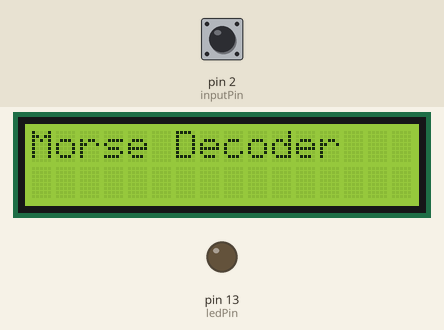
Recording of a sketch running on a simulated Arduino Uno, built with avr-gcc and run on an emulated ATmega328P. Shown: 16×2 character LCD, output pins drawn as LEDs (lit = HIGH). The test bench sets the inputs (shaded band); at power-on: pin 2 (inputPin) HIGH. What the sketch prints to the serial monitor is not drawn.

Above: at 0.1 s.
3.3 s: pin 2 (inputPin) pulled LOW for 0.15 s
At 4.7 s:
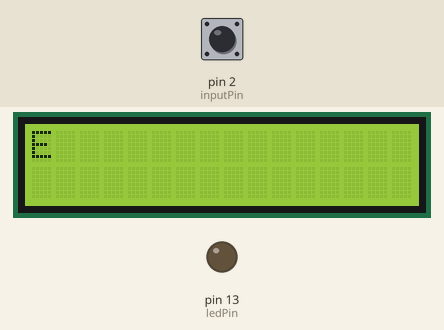
5.4 s: pin 2 (inputPin) pulled LOW for 1 s
At 7.6 s:
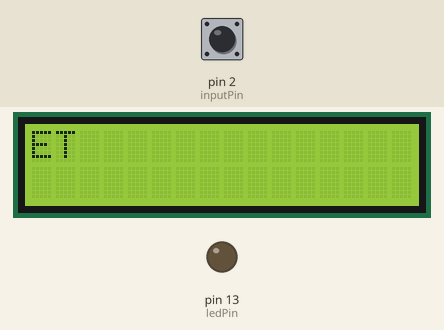
8.4 s: pin 2 (inputPin) pulled LOW for 0.15 s
At 9.9 s:
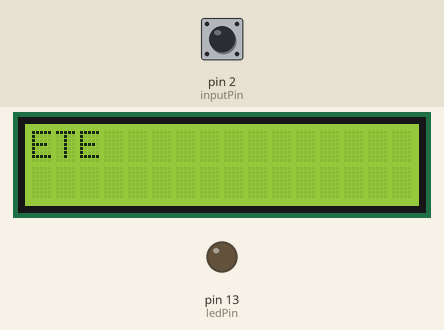
10.5 s: pin 2 (inputPin) pulled LOW for 0.15 s
At 11.5 s:
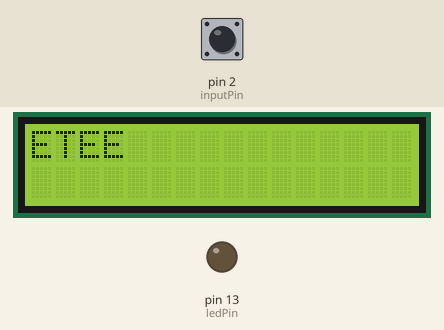
12.6 s: pin 2 (inputPin) pulled LOW for 1 s
At 14.4 s:
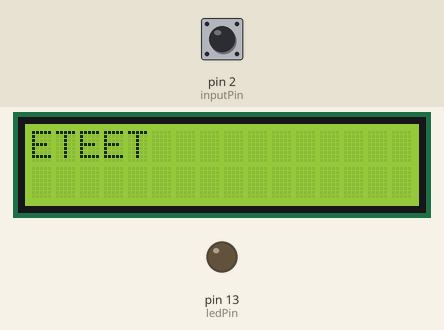
15.6 s: pin 2 (inputPin) pulled LOW for 0.15 s
At 16.7 s:
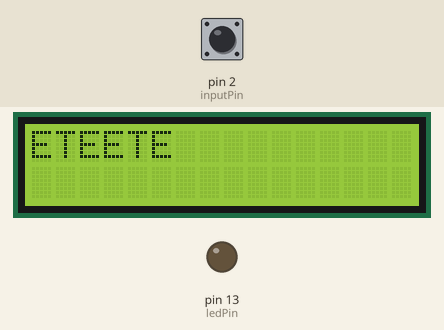
Timing chart, 0 to 18.6 s (numbered marks = the images above; inputs shaded):
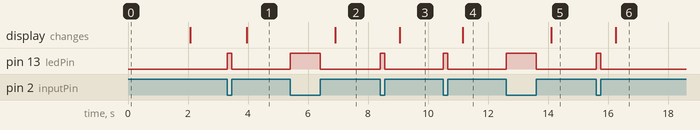

The sketch:

Morse_Code.ino
```cpp
#include <Wire.h>
#include <LiquidCrystal_I2C.h>

// Initialize the LCD with I2C address 0x27, 16 columns and 2 rows
LiquidCrystal_I2C lcd(0x27, 16, 2);

unsigned long signal_len, t1, t2; // Time for which button is pressed
int inputPin = 2;                 // Input pin for push button
int ledPin = 13;                  // Output pin for LED
String code = "";                 // String in which one alphabet is stored
String decodedMessage = "";       // Accumulated decoded message
const unsigned long resetDuration = 3000;  // Duration to press the button to reset (3 seconds)
const unsigned long spaceDuration = 3000;  // Minimum duration to press the button to add a space (3 seconds)
const unsigned long clearDuration = 10000; // Minimum duration to press the button to clear (10 seconds)

void setup() {
  Serial.begin(9600);
  pinMode(inputPin, INPUT_PULLUP); // Internal pullup resistor is used to simplify the circuit
  pinMode(ledPin, OUTPUT);

  // Initialize the LCD
  lcd.init();
  lcd.backlight();
  lcd.setCursor(0, 0);
  lcd.print("Morse Decoder");
  delay(2000); // Display the title for 2 seconds
  lcd.clear(); // Clear the screen after displaying the title
}

void loop() {
NextDotDash:
  while (digitalRead(inputPin) == HIGH) {}
  t1 = millis();                            // Time at button press
  digitalWrite(ledPin, HIGH);               // LED on while button pressed
  while (digitalRead(inputPin) == LOW) {}
  t2 = millis();                            // Time at button release
  digitalWrite(ledPin, LOW);                // LED off on button release
  signal_len = t2 - t1;                     // Time for which button is pressed
  Serial.print("Button press duration: ");
  Serial.println(signal_len);               // Debug: Print button press duration
  if (signal_len > 50)                      // To account for switch debouncing
  {
    char morseChar = readio();              // Function to read dot, dash, space, or clear the screen
    if (morseChar == '\0') {
      return; // Screen cleared, exit the loop
    }
    if (morseChar == ' ') {
      decodedMessage += ' '; // Add space to the decoded message
    } else {
      code += morseChar;
    }
  }
  while ((millis() - t2) < 500)             // If time between button press greater than 0.5sec, skip loop and go to next alphabet
  {
    if (digitalRead(inputPin) == LOW)
    {
      goto NextDotDash;
    }
  }
  convertor();                          // Function to decipher code into alphabet
}

char readio() {
  if (signal_len < 600 && signal_len > 50) {
    return '.';                        // If button press less than 0.6sec, it is a dot
  } else if (signal_len >= 600 && signal_len < spaceDuration) {
    return '-';                        // If button press more than 0.6sec but less than 3 seconds, it is a dash
  } else if (signal_len >= spaceDuration && signal_len < clearDuration) {
    Serial.println("Space detected");  // Debug: Print space detection
    return ' ';                        // If button press between 3 and 10 seconds, it is a space
  } else if (signal_len >= clearDuration) {
    clearScreen();
    return '\0';                       // Special character to indicate screen clear
  }
  return '\0';                         // Return null character if none of the conditions are met
}

void convertor() {
  static String letters[] = {".-", "-...", "-.-.", "-..", ".", "..-.", "--.", "....", "..", ".---", "-.-", ".-..", "--", "-.", "---", ".--.", "--.-",
                             ".-.", "...", "-", "..-", "...-", ".--", "-..-", "-.--", "--..", "E"};
  int i = 0;
  if (code == ".-.-.-") {
    decodedMessage += ". "; // For break, add space
  } else {
    while (letters[i] != "E")  // Loop for comparing input code with letters array
    {
      if (letters[i] == code) {
        decodedMessage += char('A' + i); // Append decoded character to the message
        break;
      }
      i++;
    }
    if (letters[i] == "E") {
      decodedMessage += "";  // If input code doesn't match any letter, error
    }
  }
  code = "";                            // Reset code to blank string
  updateLCD();                          // Update LCD with the full message
}

void updateLCD() {
  lcd.clear();                           // Clear previous content on the LCD
  lcd.setCursor(0, 0);                   // Set cursor to the beginning of the first line

  int maxCharsPerLine = 16;              // Maximum characters per line for a 16x2 LCD
  int msgLength = decodedMessage.length();

  if (msgLength > maxCharsPerLine * 2) { // If the message exceeds the display capacity, truncate it
    decodedMessage = decodedMessage.substring(msgLength - maxCharsPerLine * 2);
    msgLength = decodedMessage.length();
  }

  // Print the first line
  if (msgLength > maxCharsPerLine) {
    lcd.print(decodedMessage.substring(0, maxCharsPerLine));
    // Print the second line
    lcd.setCursor(0, 1);
    lcd.print(decodedMessage.substring(maxCharsPerLine));
  } else {
    lcd.print(decodedMessage);           // Print the full message if it fits within the first line
  }
}

void resetDecoder() {
  decodedMessage = "";  // Clear the accumulated message
  lcd.clear();          // Clear the LCD screen
  lcd.setCursor(0, 0);
  lcd.print("Morse Decoder"); // Optionally, display the title again
}

void clearScreen() {
  decodedMessage = "";  // Clear the accumulated message
  code = "";            // Clear the current code
  lcd.clear();          // Clear the LCD screen
  lcd.setCursor(0, 0);
  lcd.print("Morse Decoder"); // Optionally, display the title again
}
```

Measured:
- after the input at 3.3 s, pin 13 (ledPin): LOW → HIGH at once, → LOW 0.15 s later; the display: changes after 0.65 s (image 1)
- after the input at 5.4 s, pin 13 (ledPin): LOW → HIGH at once, → LOW 1.0 s later; the display: changes after 1.5 s (image 2)
- after the input at 8.4 s, pin 13 (ledPin): LOW → HIGH at once, → LOW 0.15 s later; the display: changes after 0.66 s (image 3)
- after the input at 10.5 s, pin 13 (ledPin): LOW → HIGH at once, → LOW 0.15 s later; the display: changes after 0.66 s (image 4)
- after the input at 12.6 s, pin 13 (ledPin): LOW → HIGH at once, → LOW 1.0 s later; the display: changes after 1.5 s (image 5)
- after the input at 15.6 s, pin 13 (ledPin): LOW → HIGH at once, → LOW 0.15 s later; the display: changes after 0.66 s (image 6)
